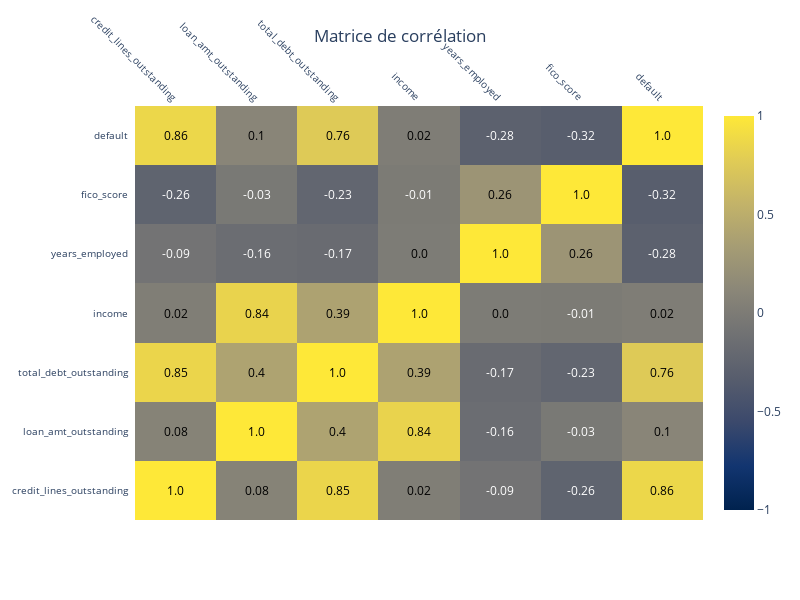

Notebook source saved alongside this figure:
### Markdown cell above
Matrice de corrélation interactive

### Code cell
numeric_cols = data.select_dtypes(include=np.number).columns.tolist()
exclude_cols = ['customer_id']
numeric_cols = [col for col in numeric_cols if col not in exclude_cols]

if 'default' not in numeric_cols:
    numeric_cols.append('default')

corr = data[numeric_cols].corr()
z_text = np.round(corr.values, 2)

fig = ff.create_annotated_heatmap(
    z=corr.values,
    x=list(corr.columns),
    y=list(corr.columns),
    annotation_text=z_text,
    colorscale="Cividis",
    zmin=-1, zmax=1,
    showscale=True
)

fig.update_layout(
    title={
        'text': "Matrice de corrélation ",
        'y':0.95,
        'x':0.5,
        'xanchor':'center',
        'yanchor':'top'
    },
    width=800,
    height=600
)
fig.update_xaxes(tickangle=45, tickfont=dict(size=10))
fig.update_yaxes(tickangle=0, tickfont=dict(size=10))
fig.show()

### Figure 1 — Plotly figure (JSON) as saved in the notebook; plotly's stock layout.template omitted (floating-point values rounded to 4 significant figures)
{"data": [{"colorscale": [[0.0, "#00224e"], [0.1111, "#123570"], [0.2222, "#3b496c"], [0.3333, "#575d6d"], [0.4444, "#707173"], [0.5556, "#8a8678"], [0.6667, "#a59c74"], [0.7778, "#c3b369"], [0.8889, "#e1cc55"], [1.0, "#fee838"]], "reversescale": false, "showscale": true, "x": ["credit_lines_outstanding", "loan_amt_outstanding", "total_debt_outstanding", "income", "years_employed", "fico_score", "default"], "y": ["credit_lines_outstanding", "loan_amt_outstanding", "total_debt_outstanding", "income", "years_employed", "fico_score", "default"], "z": [[1.0, 0.08025, 0.8522, 0.02227, -0.0879, -0.2582, 0.8628], [0.08025, 1.0, 0.3974, 0.8358, -0.1584, -0.03137, 0.09898], [0.8522, 0.3974, 1.0, 0.3944, -0.1744, -0.2322, 0.7589], [0.02227, 0.8358, 0.3944, 1.0, 0.001814, -0.01053, 0.01631], [-0.0879, -0.1584, -0.1744, 0.001814, 1.0, 0.2559, -0.2845], [-0.2582, -0.03137, -0.2322, -0.01053, 0.2559, 1.0, -0.3245], [0.8628, 0.09898, 0.7589, 0.01631, -0.2845, -0.3245, 1.0]], "zmax": 1, "zmin": -1, "type": "heatmap"}], "layout": {"annotations": [{"font": {"color": "#000000"}, "showarrow": false, "text": "1.0", "x": "credit_lines_outstanding", "xref": "x", "y": "credit_lines_outstanding", "yref": "y"}, {"font": {"color": "#000000"}, "showarrow": false, "text": "0.08", "x": "loan_amt_outstanding", "xref": "x", "y": "credit_lines_outstanding", "yref": "y"}, {"font": {"color": "#000000"}, "showarrow": false, "text": "0.85", "x": "total_debt_outstanding", "xref": "x", "y": "credit_lines_outstanding", "yref": "y"}, {"font": {"color": "#000000"}, "showarrow": false, "text": "0.02", "x": "income", "xref": "x", "y": "credit_lines_outstanding", "yref": "y"}, {"font": {"color": "#FFFFFF"}, "showarrow": false, "text": "-0.09", "x": "years_employed", "xref": "x", "y": "credit_lines_outstanding", "yref": "y"}, {"font": {"color": "#FFFFFF"}, "showarrow": false, "text": "-0.26", "x": "fico_score", "xref": "x", "y": "credit_lines_outstanding", "yref": "y"}, {"font": {"color": "#000000"}, "showarrow": false, "text": "0.86", "x": "default", "xref": "x", "y": "credit_lines_outstanding", "yref": "y"}, {"font": {"color": "#000000"}, "showarrow": false, "text": "0.08", "x": "credit_lines_outstanding", "xref": "x", "y": "loan_amt_outstanding", "yref": "y"}, {"font": {"color": "#000000"}, "showarrow": false, "text": "1.0", "x": "loan_amt_outstanding", "xref": "x", "y": "loan_amt_outstanding", "yref": "y"}, {"font": {"color": "#000000"}, "showarrow": false, "text": "0.4", "x": "total_debt_outstanding", "xref": "x", "y": "loan_amt_outstanding", "yref": "y"}, {"font": {"color": "#000000"}, "showarrow": false, "text": "0.84", "x": "income", "xref": "x", "y": "loan_amt_outstanding", "yref": "y"}, {"font": {"color": "#FFFFFF"}, "showarrow": false, "text": "-0.16", "x": "years_employed", "xref": "x", "y": "loan_amt_outstanding", "yref": "y"}, {"font": {"color": "#FFFFFF"}, "showarrow": false, "text": "-0.03", "x": "fico_score", "xref": "x", "y": "loan_amt_outstanding", "yref": "y"}, {"font": {"color": "#000000"}, "showarrow": false, "text": "0.1", "x": "default", "xref": "x", "y": "loan_amt_outstanding", "yref": "y"}, {"font": {"color": "#000000"}, "showarrow": false, "text": "0.85", "x": "credit_lines_outstanding", "xref": "x", "y": "total_debt_outstanding", "yref": "y"}, {"font": {"color": "#000000"}, "showarrow": false, "text": "0.4", "x": "loan_amt_outstanding", "xref": "x", "y": "total_debt_outstanding", "yref": "y"}, {"font": {"color": "#000000"}, "showarrow": false, "text": "1.0", "x": "total_debt_outstanding", "xref": "x", "y": "total_debt_outstanding", "yref": "y"}, {"font": {"color": "#000000"}, "showarrow": false, "text": "0.39", "x": "income", "xref": "x", "y": "total_debt_outstanding", "yref": "y"}, {"font": {"color": "#FFFFFF"}, "showarrow": false, "text": "-0.17", "x": "years_employed", "xref": "x", "y": "total_debt_outstanding", "yref": "y"}, {"font": {"color": "#FFFFFF"}, "showarrow": false, "text": "-0.23", "x": "fico_score", "xref": "x", "y": "total_debt_outstanding", "yref": "y"}, {"font": {"color": "#000000"}, "showarrow": false, "text": "0.76", "x": "default", "xref": "x", "y": "total_debt_outstanding", "yref": "y"}, {"font": {"color": "#000000"}, "showarrow": false, "text": "0.02", "x": "credit_lines_outstanding", "xref": "x", "y": "income", "yref": "y"}, {"font": {"color": "#000000"}, "showarrow": false, "text": "0.84", "x": "loan_amt_outstanding", "xref": "x", "y": "income", "yref": "y"}, {"font": {"color": "#000000"}, "showarrow": false, "text": "0.39", "x": "total_debt_outstanding", "xref": "x", "y": "income", "yref": "y"}, {"font": {"color": "#000000"}, "showarrow": false, "text": "1.0", "x": "income", "xref": "x", "y": "income", "yref": "y"}, {"font": {"color": "#000000"}, "showarrow": false, "text": "0.0", "x": "years_employed", "xref": "x", "y": "income", "yref": "y"}, {"font": {"color": "#FFFFFF"}, "showarrow": false, "text": "-0.01", "x": "fico_score", "xref": "x", "y": "income", "yref": "y"}, {"font": {"color": "#000000"}, "showarrow": false, "text": "0.02", "x": "default", "xref": "x", "y": "income", "yref": "y"}, {"font": {"color": "#FFFFFF"}, "showarrow": false, "text": "-0.09", "x": "credit_lines_outstanding", "xref": "x", "y": "years_employed", "yref": "y"}, {"font": {"color": "#FFFFFF"}, "showarrow": false, "text": "-0.16", "x": "loan_amt_outstanding", "xref": "x", "y": "years_employed", "yref": "y"}, {"font": {"color": "#FFFFFF"}, "showarrow": false, "text": "-0.17", "x": "total_debt_outstanding", "xref": "x", "y": "years_employed", "yref": "y"}, {"font": {"color": "#000000"}, "showarrow": false, "text": "0.0", "x": "income", "xref": "x", "y": "years_employed", "yref": "y"}, {"font": {"color": "#000000"}, "showarrow": false, "text": "1.0", "x": "years_employed", "xref": "x", "y": "years_employed", "yref": "y"}, {"font": {"color": "#000000"}, "showarrow": false, "text": "0.26", "x": "fico_score", "xref": "x", "y": "years_employed", "yref": "y"}, {"font": {"color": "#FFFFFF"}, "showarrow": false, "text": "-0.28", "x": "default", "xref": "x", "y": "years_employed", "yref": "y"}, {"font": {"color": "#FFFFFF"}, "showarrow": false, "text": "-0.26", "x": "credit_lines_outstanding", "xref": "x", "y": "fico_score", "yref": "y"}, {"font": {"color": "#FFFFFF"}, "showarrow": false, "text": "-0.03", "x": "loan_amt_outstanding", "xref": "x", "y": "fico_score", "yref": "y"}, {"font": {"color": "#FFFFFF"}, "showarrow": false, "text": "-0.23", "x": "total_debt_outstanding", "xref": "x", "y": "fico_score", "yref": "y"}, {"font": {"color": "#FFFFFF"}, "showarrow": false, "text": "-0.01", "x": "income", "xref": "x", "y": "fico_score", "yref": "y"}, {"font": {"color": "#000000"}, "showarrow": false, "text": "0.26", "x": "years_employed", "xref": "x", "y": "fico_score", "yref": "y"}, {"font": {"color": "#000000"}, "showarrow": false, "text": "1.0", "x": "fico_score", "xref": "x", "y": "fico_score", "yref": "y"}, {"font": {"color": "#FFFFFF"}, "showarrow": false, "text": "-0.32", "x": "default", "xref": "x", "y": "fico_score", "yref": "y"}, {"font": {"color": "#000000"}, "showarrow": false, "text": "0.86", "x": "credit_lines_outstanding", "xref": "x", "y": "default", "yref": "y"}, {"font": {"color": "#000000"}, "showarrow": false, "text": "0.1", "x": "loan_amt_outstanding", "xref": "x", "y": "default", "yref": "y"}, {"font": {"color": "#000000"}, "showarrow": false, "text": "0.76", "x": "total_debt_outstanding", "xref": "x", "y": "default", "yref": "y"}, {"font": {"color": "#000000"}, "showarrow": false, "text": "0.02", "x": "income", "xref": "x", "y": "default", "yref": "y"}, {"font": {"color": "#FFFFFF"}, "showarrow": false, "text": "-0.28", "x": "years_employed", "xref": "x", "y": "default", "yref": "y"}, {"font": {"color": "#FFFFFF"}, "showarrow": false, "text": "-0.32", "x": "fico_score", "xref": "x", "y": "default", "yref": "y"}, {"font": {"color": "#000000"}, "showarrow": false, "text": "1.0", "x": "default", "xref": "x", "y": "default", "yref": "y"}], "xaxis": {"dtick": 1, "gridcolor": "rgb(0, 0, 0)", "side": "top", "ticks": "", "tickfont": {"size": 10}, "tickangle": 45}, "yaxis": {"dtick": 1, "ticks": "", "ticksuffix": "  ", "tickfont": {"size": 10}, "tickangle": 0}, "title": {"text": "Matrice de corrélation ", "y": 0.95, "x": 0.5, "xanchor": "center", "yanchor": "top"}, "width": 800, "height": 600}}
